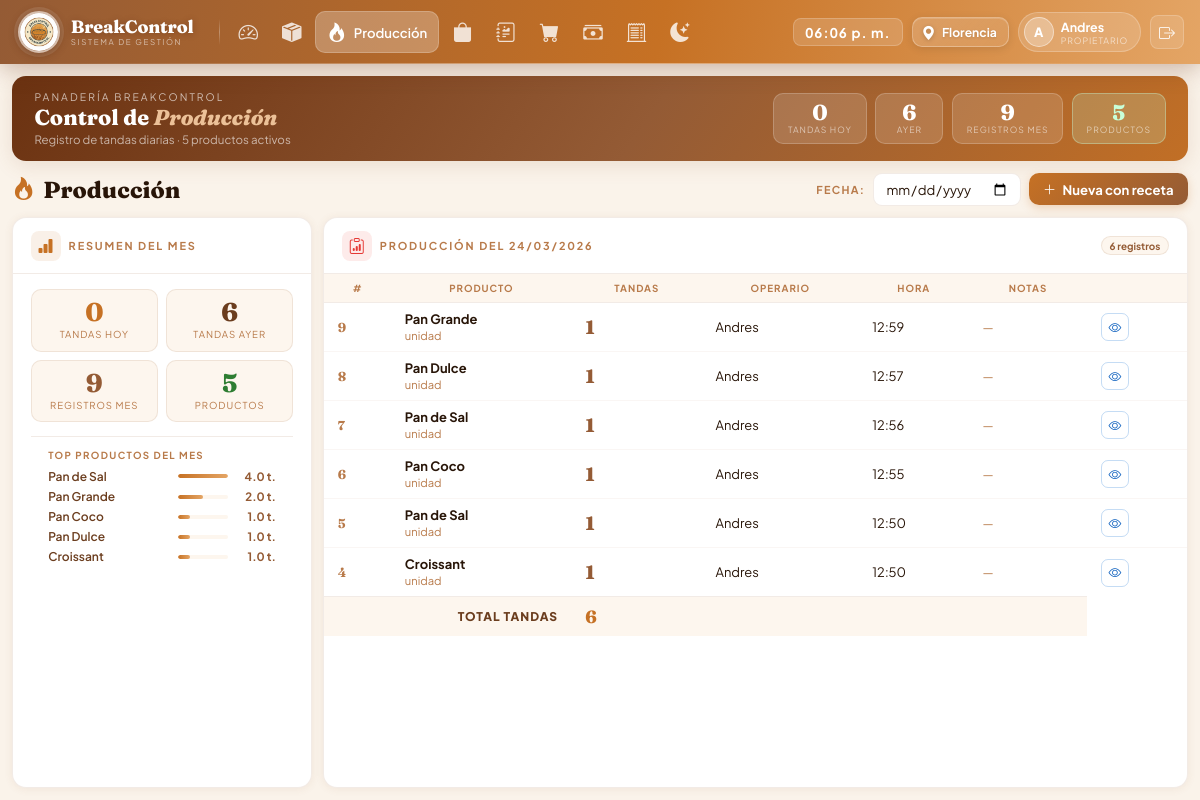
Screenshot of /modules/produccion/index.php?fecha=2026-03-24 12:50:05 (signed in) with the database file from the repository.
### tables this page shows
CREATE TABLE `produccion` (
  `id_produccion` int(11) NOT NULL,
  `id_producto` int(11) NOT NULL,
  `id_receta` int(11) NOT NULL,
  `id_usuario` int(11) NOT NULL,
  `cantidad_tandas` decimal(5,1) NOT NULL DEFAULT 1.0,
  `observaciones` varchar(255) DEFAULT NULL,
  `unidades_producidas` int(11) NOT NULL,
  `costo_total` decimal(12,2) NOT NULL DEFAULT 0.00,
  `costo_unitario` decimal(12,4) NOT NULL DEFAULT 0.0000,
  `fecha_produccion` datetime NOT NULL DEFAULT current_timestamp()
);

CREATE TABLE `producto` (
  `id_producto` int(11) NOT NULL,
  `nombre` varchar(100) NOT NULL,
  `categoria` enum('sal','dulce','especial') NOT NULL DEFAULT 'sal',
  `precio_venta` decimal(12,2) NOT NULL DEFAULT 0.00,
  `activo` tinyint(1) NOT NULL DEFAULT 1,
  `fecha_creacion` datetime NOT NULL DEFAULT current_timestamp(),
  `unidad_produccion` varchar(20) NOT NULL DEFAULT 'carro',
  `cantidad_por_tanda` decimal(10,2) NOT NULL DEFAULT 0.00
);

CREATE TABLE `usuario` (
  `id_usuario` int(11) NOT NULL,
  `nombre_usuario` varchar(50) NOT NULL,
  `nombre_completo` varchar(100) NOT NULL,
  `contrasena_hash` varchar(255) NOT NULL,
  `rol` enum('propietario','empleado') NOT NULL DEFAULT 'empleado',
  `activo` tinyint(1) NOT NULL DEFAULT 1,
  `fecha_creacion` datetime NOT NULL DEFAULT current_timestamp()
);

### modules/produccion/index.php (the view, shortened to what this page needs)
<?php
$pdo  = getConexion();
$fecha_fil = $_GET['fecha'] ?? date('Y-m-d');
$stmt = $pdo->prepare("
    SELECT pr.*, p.nombre AS producto, p.unidad_produccion,
           u.nombre_completo AS operario
    FROM produccion pr
    INNER JOIN producto p ON p.id_producto=pr.id_producto
    LEFT  JOIN usuario  u ON u.id_usuario=pr.id_usuario
    WHERE DATE(pr.fecha_produccion)=?
    ORDER BY pr.fecha_produccion DESC
");
$stmt->execute([$fecha_fil]);
$producciones = $stmt->fetchAll();
$total_tandas = array_sum(array_column($producciones, 'cantidad_tandas'));
$prod_hoy        = (float)$pdo->query("SELECT COALESCE(SUM(cantidad_tandas),0) FROM produccion WHERE DATE(fecha_produccion)=CURDATE()")->fetchColumn();
$prod_ayer       = (float)$pdo->query("SELECT COALESCE(SUM(cantidad_tandas),0) FROM produccion WHERE DATE(fecha_produccion)=DATE_SUB(CURDATE(),INTERVAL 1 DAY)")->fetchColumn();
$prod_mes        = (int)$pdo->query("SELECT COUNT(*) FROM produccion WHERE MONTH(fecha_produccion)=MONTH(CURDATE()) AND YEAR(fecha_produccion)=YEAR(CURDATE())")->fetchColumn();
$productos_activos = (int)$pdo->query("SELECT COUNT(*) FROM producto WHERE activo=1")->fetchColumn();
$top_productos = $pdo->query("
    SELECT p.nombre, SUM(pr.cantidad_tandas) AS tandas
    FROM produccion pr INNER JOIN producto p ON p.id_producto=pr.id_producto
    WHERE MONTH(pr.fecha_produccion)=MONTH(CURDATE()) AND YEAR(pr.fecha_produccion)=YEAR(CURDATE())
    GROUP BY pr.id_producto ORDER BY tandas DESC LIMIT 5
")->fetchAll();
$max_tandas = max(array_column($top_productos, 'tandas') ?: [1]);
require_once __DIR__ . '/../../views/layouts/header.php';
?>
<div class="page">
  <div class="wc-banner">
    <div class="wc-left">
      <div>
        <div class="wc-greeting">Panadería BreakControl</div>
        <div class="wc-name">Control de <em>Producción</em></div>
        <div class="wc-sub">Registro de tandas diarias · <?= $productos_activos ?> productos activos</div>
      </div>
    </div>
    <div class="wc-pills">
      <div class="wc-pill <?= $prod_hoy > 0 ? 'ok' : '' ?>">
        <div class="wc-pill-num"><?= $prod_hoy ?></div>
        <div class="wc-pill-lbl">Tandas hoy</div>
      </div>
      <div class="wc-pill">
        <div class="wc-pill-num"><?= $prod_ayer ?></div>
        <div class="wc-pill-lbl">Ayer</div>
      </div>
      <div class="wc-pill">
        <div class="wc-pill-num"><?= $prod_mes ?></div>
        <div class="wc-pill-lbl">Registros mes</div>
      </div>
      <div class="wc-pill ok">
        <div class="wc-pill-num"><?= $productos_activos ?></div>
        <div class="wc-pill-lbl">Productos</div>
      </div>
    </div>
  </div>
  <div class="topbar">
    <div class="mod-titulo"><i class="bi bi-fire"></i> Producción</div>
    <div class="fil-wrap">
      <span class="fil-lbl">Fecha:</span>
      <form method="get">
        <input type="date" name="fecha" class="fil-date" value="<?= $fecha_fil ?>" onchange="this.form.submit()">
      </form>
      <a href="nueva_produccion.php" class="btn-grad"><i class="bi bi-plus-lg"></i> Nueva con receta</a>
    </div>
  </div>
  <div class="g-body">
    <div class="card">
      <div class="ch">
        <div class="ch-left">
          <div class="ch-ico ico-nar"><i class="bi bi-bar-chart-fill"></i></div>
          <span class="ch-title">Resumen del mes</span>
        </div>
      </div>
      <div class="form-body">
        <div style="display:grid;grid-template-columns:1fr 1fr;gap:.5rem;margin-bottom:.85rem;">
          <div style="background:var(--clight);border:1px solid var(--border);border-radius:10px;padding:.65rem .75rem;text-align:center;">
            <div style="font-family:'Fraunces',serif;font-size:1.6rem;font-weight:800;color:var(--c3);line-height:1"><?= $prod_hoy ?></div>
            <div style="font-size:.6rem;text-transform:uppercase;letter-spacing:.1em;color:var(--ink3);margin-top:.15rem;">Tandas hoy</div>
          </div>
          <div style="background:var(--clight);border:1px solid var(--border);border-radius:10px;padding:.65rem .75rem;text-align:center;">
            <div style="font-family:'Fraunces',serif;font-size:1.6rem;font-weight:800;color:var(--ink2);line-height:1"><?= $prod_ayer ?></div>
            <div style="font-size:.6rem;text-transform:uppercase;letter-spacing:.1em;color:var(--ink3);margin-top:.15rem;">Tandas ayer</div>
          </div>
          <div style="background:var(--clight);border:1px solid var(--border);border-radius:10px;padding:.65rem .75rem;text-align:center;">
            <div style="font-family:'Fraunces',serif;font-size:1.6rem;font-weight:800;color:var(--c1);line-height:1"><?= $prod_mes ?></div>
            <div style="font-size:.6rem;text-transform:uppercase;letter-spacing:.1em;color:var(--ink3);margin-top:.15rem;">Registros mes</div>
          </div>
          <div style="background:var(--clight);border:1px solid var(--border);border-radius:10px;padding:.65rem .75rem;text-align:center;">
            <div style="font-family:'Fraunces',serif;font-size:1.6rem;font-weight:800;color:#2e7d32;line-height:1"><?= $productos_activos ?></div>
            <div style="font-size:.6rem;text-transform:uppercase;letter-spacing:.1em;color:var(--ink3);margin-top:.15rem;">Productos</div>
          </div>
        </div>
        <?php if (!empty($top_productos)): ?>
        <div class="top-prod" style="border-top:1px solid var(--border);padding-top:.75rem;">
          <div class="top-title">Top productos del mes</div>
          <?php foreach ($top_productos as $tp): ?>
          <div class="top-row">
            <span class="top-name"><?= htmlspecialchars($tp['nombre']) ?></span>
            <div class="top-bar-w"><div class="top-bar-f" style="width:<?= round($tp['tandas']/$max_tandas*100) ?>%"></div></div>
            <span class="top-val"><?= $tp['tandas'] ?> t.</span>
          </div>
          <?php endforeach; ?>
        </div>
        <?php endif; ?>
      </div>
    </div>
    <div class="card">
      <div class="ch">
        <div class="ch-left">
          <div class="ch-ico ico-fire"><i class="bi bi-clipboard-data"></i></div>
          <span class="ch-title">Producción del <?= date('d/m/Y', strtotime($fecha_fil)) ?></span>
        </div>
        <span class="badge b-neu"><?= count($producciones) ?> registros</span>
      </div>
      <div class="tbl-wrap">
        <?php if (empty($producciones)): ?>
        <div class="empty">
          <i class="bi bi-fire"></i>
          <strong>Sin registros</strong>
          <span>No hay producción para esta fecha</span>
        </div>
        <?php else: ?>
        <table class="gt">
          <thead>
            <tr>
              <th>#</th>
              <th>Producto</th>
              <th>Tandas</th>
              <th>Operario</th>
              <th>Hora</th>
              <th>Notas</th>
              <th></th>
            </tr>
          </thead>
          <tbody>
          <?php foreach ($producciones as $pr): ?>
          <tr>
            <td><span style="font-family:'Fraunces',serif;font-weight:700;color:var(--ink3);"><?= $pr['id_produccion'] ?></span></td>
            <td>
              <strong><?= htmlspecialchars($pr['producto']) ?></strong><br>
              <span style="font-size:.7rem;color:var(--ink3);"><?= $pr['unidad_produccion'] ?></span>
            </td>
            <td><span class="tanda-num"><?= (int)$pr['cantidad_tandas'] ?></span></td>
            <td><?= htmlspecialchars($pr['operario'] ?? '—') ?></td>
            <td><?= date('H:i', strtotime($pr['fecha_produccion'])) ?></td>
            <td style="font-size:.77rem;color:var(--ink3);">
              <?= $pr['observaciones'] ? htmlspecialchars(substr($pr['observaciones'],0,50)).(strlen($pr['observaciones'])>50?'…':'') : '—' ?>
            </td>
            <td>
              <a href="detalle.php?id=<?= $pr['id_produccion'] ?>" class="btn-act btn-edit" title="Ver detalle"><i class="bi bi-eye"></i></a>
            </td>
          </tr>
          <?php endforeach; ?>
          </tbody>
          <tfoot>
            <tr>
              <td colspan="2" style="font-size:.75rem;color:var(--ink2);text-align:right;text-transform:uppercase;letter-spacing:.08em;">Total tandas</td>
              <td style="font-family:'Fraunces',serif;font-size:1.1rem;color:var(--c3);"><?= (int)$total_tandas ?></td>
              <td colspan="3"></td>
            </tr>
          </tfoot>
        </table>
        <?php endif; ?>
      </div>
    </div>
  </div>
</div>
</body></html>

### views/layouts/header.php (style rules this page uses)
:root { --c1:#945b35; --c2:#c8956e; --c3:#c67124; --c4:#e4a565; --c5:#ecc198; --cbg:#faf3ea; --ccard:#ffffff; --clight:#fdf6ee; --ink:#281508; --ink2:#6b3d1e; --ink3:#b87a4a; --border:rgba(148,91,53,.12); --shadow:0 1px 8px rgba(148,91,53,.09); --shadow2:0 4px 20px rgba(148,91,53,.15); --nav-h:64px; }
*, *::before, *::after { margin:0; padding:0; box-sizing:border-box; }
html, body { font-family:'Plus Jakarta Sans',sans-serif; background:var(--cbg); color:var(--ink); }

### rows the page displays
produccion: id_produccion "9", id_producto.nombre "Pan Grande", id_producto.unidad_produccion "unidad", cantidad_tandas "1", id_usuario.nombre_completo "Andres", fecha_produccion "12:59"
produccion: id_produccion "8", id_producto.nombre "Pan Dulce", id_producto.unidad_produccion "unidad", cantidad_tandas "1", id_usuario.nombre_completo "Andres", fecha_produccion "12:57"
produccion: id_produccion "7", id_producto.nombre "Pan de Sal", id_producto.unidad_produccion "unidad", cantidad_tandas "1", id_usuario.nombre_completo "Andres", fecha_produccion "12:56"
produccion: id_produccion "6", id_producto.nombre "Pan Coco", id_producto.unidad_produccion "unidad", cantidad_tandas "1", id_usuario.nombre_completo "Andres", fecha_produccion "12:55"
produccion: id_produccion "5", id_producto.nombre "Pan de Sal", id_producto.unidad_produccion "unidad", cantidad_tandas "1", id_usuario.nombre_completo "Andres", fecha_produccion "12:50"
produccion: id_produccion "4", id_producto.nombre "Croissant", id_producto.unidad_produccion "unidad", cantidad_tandas "1", id_usuario.nombre_completo "Andres", fecha_produccion "12:50"

### other values shown
substr($user['nombre'], 0, 1) "A"
$user['nombre'] "Andres"
$productos_activos "5"
$prod_hoy "0"
$prod_ayer "6"
$prod_mes "9"
$tp['nombre'] "Pan de Sal"
$tp['tandas'] "4.0"
$tp['nombre'] "Pan Grande"
$tp['tandas'] "2.0"
$tp['nombre'] "Pan Coco"
$tp['tandas'] "1.0"
$tp['nombre'] "Pan Dulce"
$tp['nombre'] "Croissant"
count($producciones) "6"
